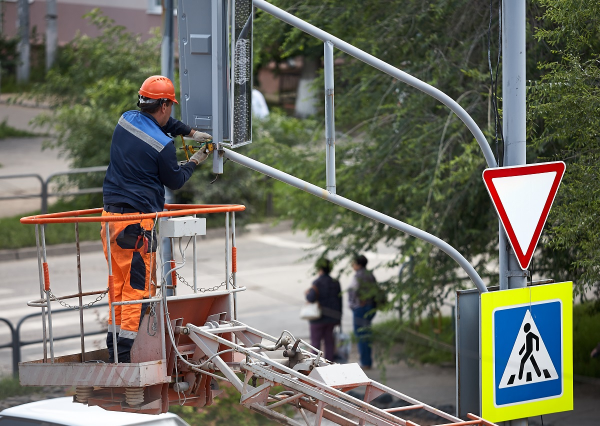
#> input picture Udemy/1/objects-to-detect.jpg, 1200 x 852 px (shown at 1/2 size)
$ jupyter execute 1.ipynb   (older library calls are emulated)
#> lines starting #> are read from the running program, lines starting #| are printed output that depends on the picture; after the words box and inside, x2 and y2 are one past the last pixel; in counts of white or black regions, pixels touching at a corner belong together
[cell 1]
"""
Course:  Training YOLO v3 for Objects Detection with Custom Data

Section-1
Quick Win - Step 1: Simple Object Detection by thresholding with mask
File: finding-mask.py
"""


# Convenient way for choosing right Colour Mask to Detect needed Object
#
# Algorithm:
# Reading RGB image --> Converting to HSV --> Getting Mask
#
# Result:
# min_blue, min_green, min_red = 21, 222, 70
# max_blue, max_green, max_red = 176, 255, 255


# Importing needed library
import cv2


# Preparing Track Bars
# Defining empty function
def do_nothing(x):
    pass


# Giving name to the window with Track Bars
# And specifying that window is resizable
cv2.namedWindow('Track Bars', cv2.WINDOW_NORMAL)

# Defining Track Bars for convenient process of choosing colours
# For minimum range
cv2.createTrackbar('min_blue', 'Track Bars', 0, 255, do_nothing)
cv2.createTrackbar('min_green', 'Track Bars', 0, 255, do_nothing)
cv2.createTrackbar('min_red', 'Track Bars', 0, 255, do_nothing)

# For maximum range
cv2.createTrackbar('max_blue', 'Track Bars', 0, 255, do_nothing)
cv2.createTrackbar('max_green', 'Track Bars', 0, 255, do_nothing)
cv2.createTrackbar('max_red', 'Track Bars', 0, 255, do_nothing)

while True:
    if cv2.waitKey(0):
#> (key q is pressed here)
        break

# Reading image with OpenCV library
# In this way image is opened already as numpy array
# WARNING! OpenCV by default reads images in BGR format
image_BGR = cv2.imread('objects-to-detect.jpg')
#> image_BGR is the input picture: shape (852, 1200, 3); mean B, G, R 96.6, 108.9, 109
# Resizing image in order to use smaller windows
image_BGR = cv2.resize(image_BGR, (600, 426))
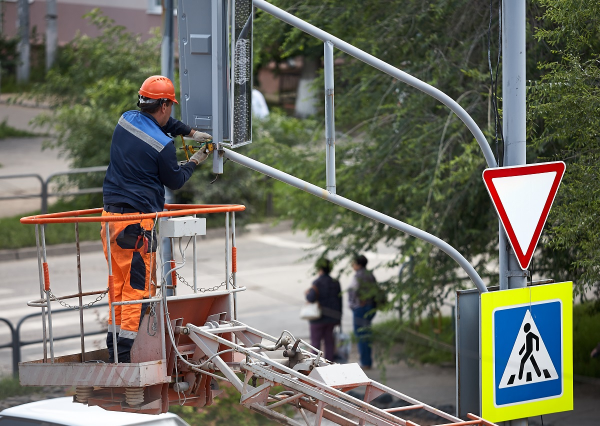
#> image_BGR: shape (426, 600, 3); mean B, G, R 96.7, 109, 109.2

# Showing Original Image
# Giving name to the window with Original Image
# And specifying that window is resizable
cv2.namedWindow('Original Image', cv2.WINDOW_NORMAL)
cv2.imshow('Original Image', image_BGR)

# Converting Original Image to HSV
image_HSV = cv2.cvtColor(image_BGR, cv2.COLOR_BGR2HSV)
#> image_HSV: shape (426, 600, 3); mean H, S, V 57.7, 69.7, 119.9

# Showing HSV Image
# Giving name to the window with HSV Image
# And specifying that window is resizable
cv2.namedWindow('HSV Image', cv2.WINDOW_NORMAL)
cv2.imshow('HSV Image', image_HSV)


# Defining loop for choosing right Colours for the Mask
while True:
    # Defining variables for saving values of the Track Bars
    # For minimum range
    min_blue = cv2.getTrackbarPos('min_blue', 'Track Bars')
    min_green = cv2.getTrackbarPos('min_green', 'Track Bars')
    min_red = cv2.getTrackbarPos('min_red', 'Track Bars')

    # For maximum range
    max_blue = cv2.getTrackbarPos('max_blue', 'Track Bars')
    max_green = cv2.getTrackbarPos('max_green', 'Track Bars')
    max_red = cv2.getTrackbarPos('max_red', 'Track Bars')

    # Implementing Mask with chosen colours from Track Bars to HSV Image
    # Defining lower bounds and upper bounds for thresholding
    mask = cv2.inRange(image_HSV,
                       (min_blue, min_green, min_red),
                       (max_blue, max_green, max_red))
#> mask: shape (426, 600); every value is 0

    # Showing Binary Image with implemented Mask
    # Giving name to the window with Mask
    # And specifying that window is resizable
    cv2.namedWindow('Binary Image with Mask', cv2.WINDOW_NORMAL)
    cv2.imshow('Binary Image with Mask', mask)

    # Breaking the loop if 'q' is pressed
    if cv2.waitKey(1) & 0xFF == ord('q'):
#> (key q is pressed here)
        break


# Destroying all opened windows
cv2.destroyAllWindows()


# Printing final chosen Mask numbers
print('min_blue, min_green, min_red = {0}, {1}, {2}'.format(min_blue, min_green,
                                                            min_red))
print('max_blue, max_green, max_red = {0}, {1}, {2}'.format(max_blue, max_green,
                                                            max_red))


"""
Some comments

HSV (hue, saturation, value) colour-space is a model
that is very useful in segmenting objects based on the colour.

With OpenCV function cv2.inRange() we perform basic thresholding operation
to detect an object based on the range of pixel values in the HSV colour-space.
"""

[cell 2]
"""
Course:  Training YOLO v3 for Objects Detection with Custom Data

Section-1
Quick Win - Step 2: Simple Object Detection by thresholding with mask
File: detecting-object.py
"""


# Detecting Object with chosen Colour Mask
#
# Algorithm:
# Reading RGB image --> Converting to HSV --> Implementing Mask -->
# --> Finding Contour Points --> Extracting Rectangle Coordinates -->
# --> Drawing Bounding Box --> Putting Label
#
# Result:
# Window with Detected Object, Bounding Box and Label in Real Time


# Importing needed library
import cv2


# Defining lower bounds and upper bounds of founded Mask
min_blue, min_green, min_red = 21, 222, 70
max_blue, max_green, max_red = 176, 255, 255

# Getting version of OpenCV that is currently used
# Converting string into the list by dot as separator
# and getting first number
v = cv2.__version__.split('.')[0]

# Defining object for reading video from camera
camera = cv2.VideoCapture(0)


# Defining loop for catching frames
while True:
    # Capture frame-by-frame from camera
    _, frame_BGR = camera.read()
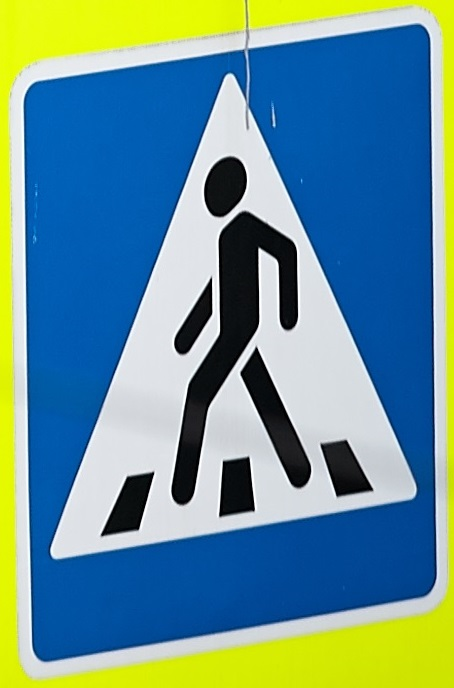
#> input picture Udemy/1/blue-traffic-sign-to-print.jpg, 454 x 688 px, given in place of the camera
#> frame_BGR is the input picture: shape (688, 454, 3); mean B, G, R 148.1, 144.5, 101.9

    # Converting current frame to HSV
    frame_HSV = cv2.cvtColor(frame_BGR, cv2.COLOR_BGR2HSV)
#> frame_HSV: shape (688, 454, 3); mean H, S, V 92.7, 165.9, 183.8

    # Implementing Mask with founded colours from Track Bars to HSV Image
    mask = cv2.inRange(frame_HSV,
                       (min_blue, min_green, min_red),
                       (max_blue, max_green, max_red))
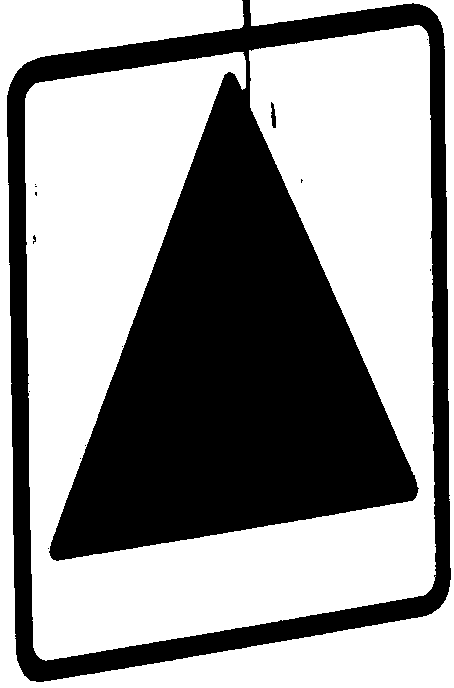
#> mask: shape (688, 454); 59.3% white; 15 black regions (13 under 20 px)

    # Showing current frame with implemented Mask
    # Giving name to the window with Mask
    # And specifying that window is resizable
    cv2.namedWindow('Binary frame with Mask', cv2.WINDOW_NORMAL)
    cv2.imshow('Binary frame with Mask', mask)

    # Finding Contours
    # Pay attention!
    # Different versions of OpenCV returns different number of parameters
    # when using function cv2.findContours()

    # In OpenCV version 3 function cv2.findContours() returns three parameters:
    # modified image, found Contours and hierarchy
    # All found Contours from current frame are stored in the list
    # Each individual Contour is a Numpy array of(x, y) coordinates
    # of the boundary points of the Object
    # We are interested only in Contours

    # Checking if OpenCV version 3 is used
    if v == '3':
        _, contours, _ = cv2.findContours(mask, cv2.RETR_TREE, cv2.CHAIN_APPROX_NONE)

    # In OpenCV version 4 function cv2.findContours() returns two parameters:
    # found Contours and hierarchy
    # All found Contours from current frame are stored in the list
    # Each individual Contour is a Numpy array of(x, y) coordinates
    # of the boundary points of the Object
    # We are interested only in Contours

    # Checking if OpenCV version 4 is used
    else:
        contours, _ = cv2.findContours(mask, cv2.RETR_TREE, cv2.CHAIN_APPROX_NONE)
#> contours = 17 contours, 13 with area under 20; largest, box (x1, y1, x2, y2) and area: (25, 25, 436, 661) 140970, (0, 0, 454, 688) 40425, (270, 101, 277, 129) 116, (32, 234, 37, 245) 27

    # Finding the biggest Contour by sorting from biggest to smallest
    contours = sorted(contours, key=cv2.contourArea, reverse=True)

    # Extracting Coordinates of the biggest Contour if any was found
    if contours:
        # Getting rectangle coordinates and spatial size from biggest Contour
        # Function cv2.boundingRect() is used to get an approximate rectangle
        # around the region of interest in the binary image after Contour was found
        (x_min, y_min, box_width, box_height) = cv2.boundingRect(contours[0])
#> x_min = 25; y_min = 25; box_width = 411; box_height = 636

        # Drawing Bounding Box on the current BGR frame
        cv2.rectangle(frame_BGR, (x_min - 15, y_min - 15),
                      (x_min + box_width + 15, y_min + box_height + 15),
                      (0, 255, 0), 3)

        # Preparing text for the Label
        label = 'Detected Object'

        # Putting text with Label on the current BGR frame
        cv2.putText(frame_BGR, label, (x_min - 5, y_min - 25),
                    cv2.FONT_HERSHEY_SIMPLEX, 1.0, (0, 255, 0), 2)
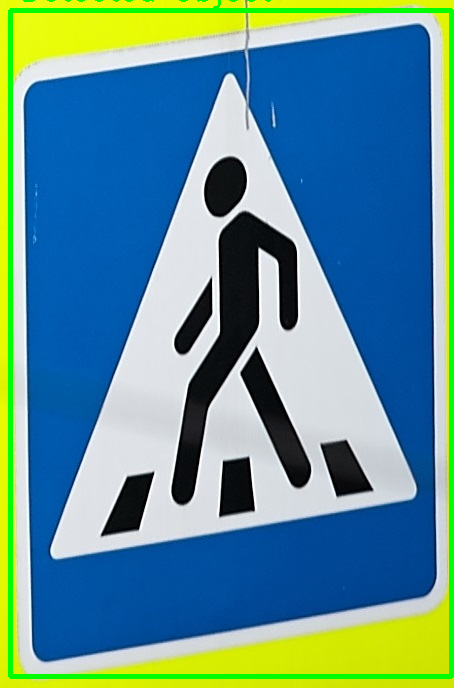
#> frame_BGR: shape (688, 454, 3); mean B, G, R 147.2, 145.1, 93.9

    # Showing current BGR frame with Detected Object
    # Giving name to the window with Detected Object
    # And specifying that window is resizable
    cv2.namedWindow('Detected Object', cv2.WINDOW_NORMAL)
    cv2.imshow('Detected Object', frame_BGR)

    # Breaking the loop if 'q' is pressed
    if cv2.waitKey(1) & 0xFF == ord('q'):
#> (key q is pressed here)
        break


# Destroying all opened windows
cv2.destroyAllWindows()


"""
Some comments

With OpenCV function cv2.findContours() we find
contours of white object from black background.

There are three arguments in cv.findContours() function,
first one is source image, second is contour retrieval mode,
third is contour approximation method.


In OpenCV version 3 three parameters are returned:
modified image, the contours and hierarchy.
Further reading about Contours in OpenCV v3:
https://docs.opencv.org/3.4/d4/d73/tutorial_py_contours_begin.html


In OpenCV version 4 two parameters are returned:
the contours and hierarchy.
Further reading about Contours in OpenCV v4:
https://docs.opencv.org/4.0.0/d4/d73/tutorial_py_contours_begin.html


Contours is a Python list of all the contours in the image.
Each individual contour is a Numpy array of (x,y) coordinates
of boundary points of the object.

Contours can be explained simply as a curve joining all the
continuous points (along the boundary), having same colour or intensity.
"""
